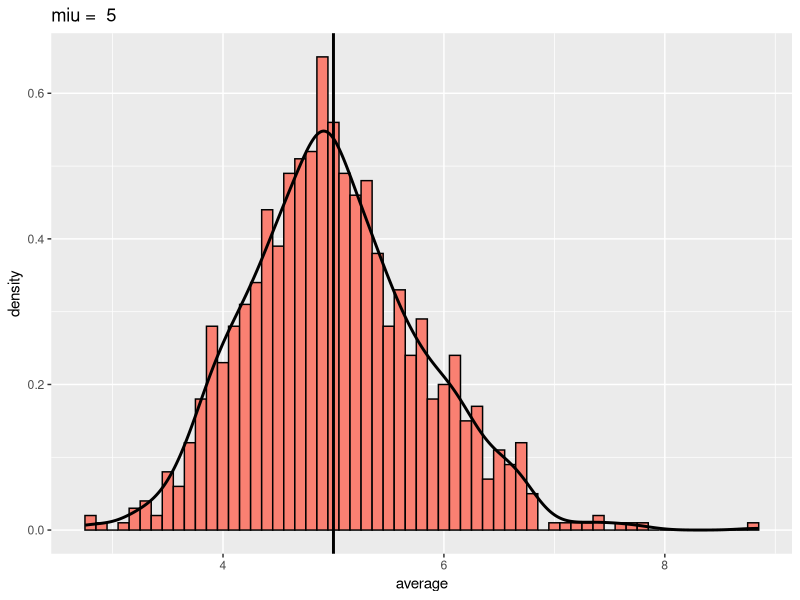
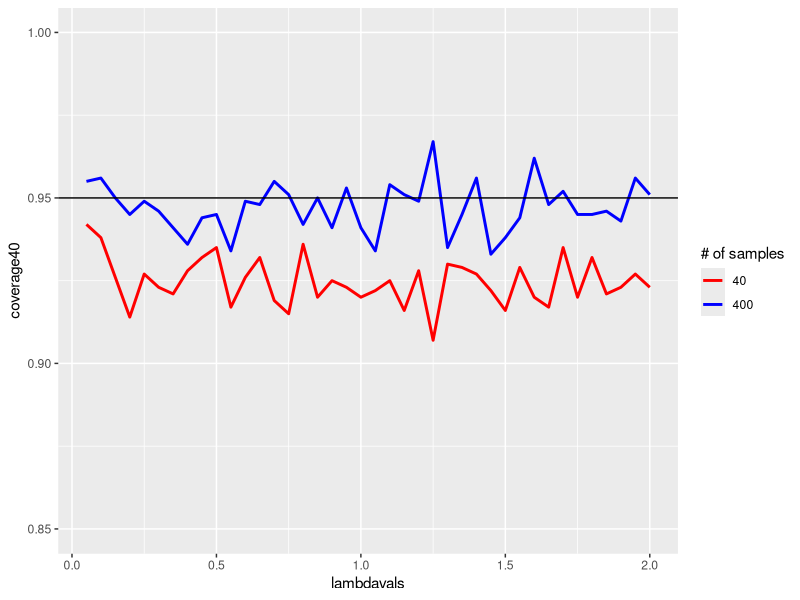

Here is the R script that generated these plots, in order:
## ---- chunk 1
nosim <- 1000
n<-40
lambda<-0.2
mean(apply(matrix(rexp(nosim*n, lambda), ncol=n), 1, mean))
1/lambda
## ---- chunk 2
nosim <- 1000
n<-40
lambda<-0.2
sd(apply(matrix(rexp(nosim*n, lambda), ncol=n), 1, mean))^2
(1/lambda)^2/n
## ---- chunk 3
library(data.table)
nosim <- 1000
n<-40
lambda<-0.2
df<-data.table(average=apply(matrix(rexp(nosim*n, lambda), ncol=n), 1, mean))
## ---- chunk 4
library(ggplot2)
g <- ggplot(df, aes(x = average)) + labs(title = paste('miu = ', 1/lambda))
g <- g + geom_histogram(fill = "salmon",binwidth=0.1, aes(y = ..density..), colour = "black")
g <- g + geom_density(size = 1) + geom_vline(xintercept = 1/lambda, size =1)
g
## ---- chunk 5
lambdavals <- seq(0.05, 2.0, by = 0.05)
nosim <- 1000
myLambcov<-function(lambda) {
xhats<-matrix(rexp(nosim*n, lambda), ncol=n)
miu<-apply(xhats, 1, mean)
S<-apply(xhats, 1, sd)
ll <- miu - 1.96*S/sqrt(n)
ul <- miu + 1.96*S/sqrt(n)
mean(ll < 1/lambda & ul > 1/lambda)
}
n<-40; coverage40 <- sapply(lambdavals, myLambcov )
n<-400; coverage400 <- sapply(lambdavals, myLambcov)
## ---- chunk 6
dat<-rbind(data.frame(sno=40,lambdavals,coverage=coverage40),data.frame(sno=400,lambdavals,coverage=coverage400))
library(ggplot2)
g <- ggplot()
g <- g + geom_line(data=data.frame(lambdavals,coverage40), aes(x=lambdavals,y=coverage40,color="40"),size=1)
g <- g + geom_line(data=data.frame(lambdavals,coverage400), aes(x=lambdavals,y=coverage400,color="400"),size=1)
g <- g + scale_colour_manual("# of samples",values = c("40" = "red","400" = "blue"))
g <- g + geom_hline(yintercept = 0.95)
g <- g + coord_cartesian(ylim = c(0.85,1))
g
